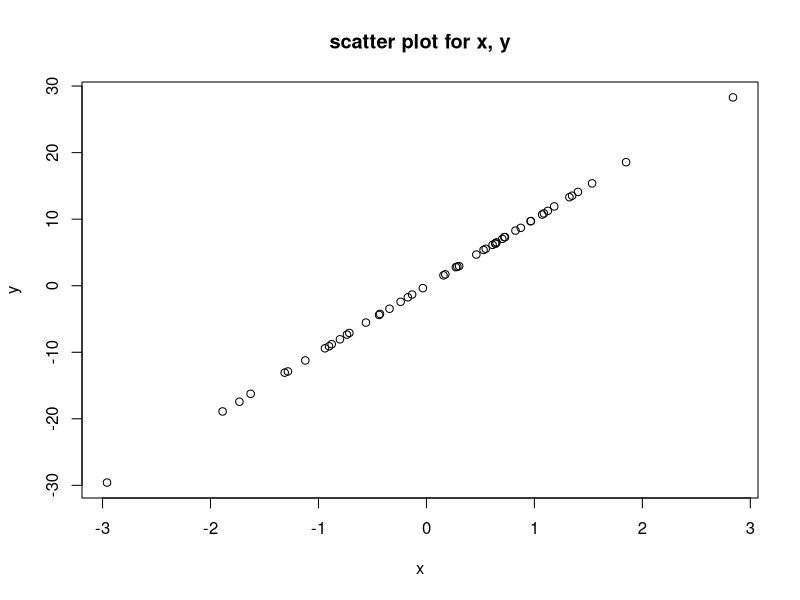
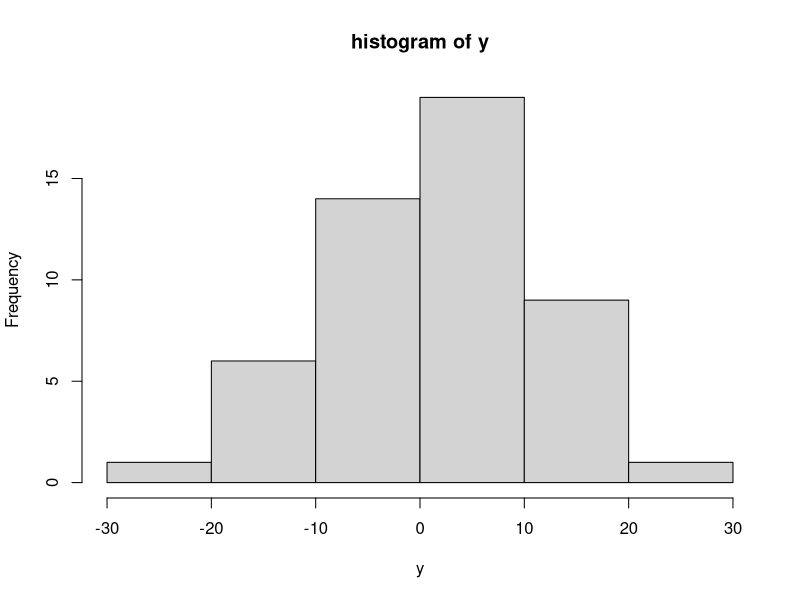
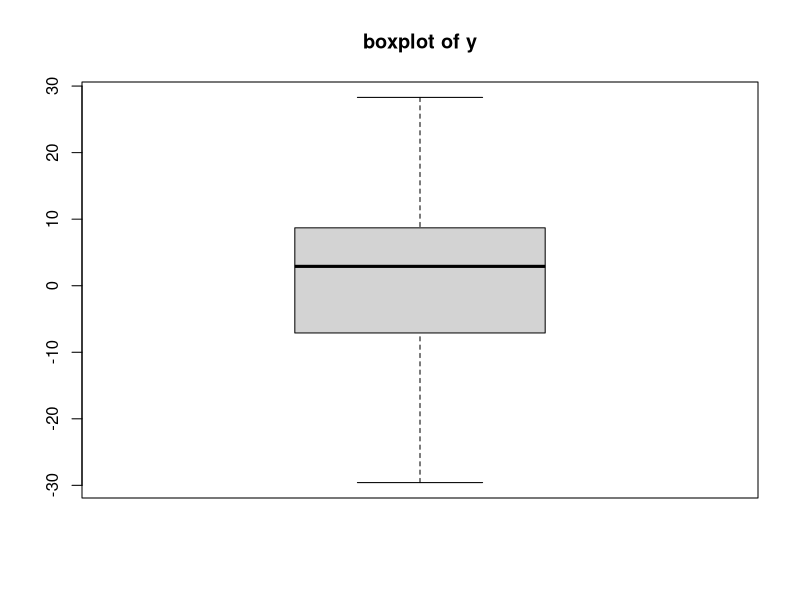

The R script that drew these images, in order:
x = rnorm(50)
mean(x)
sd(x)
median(x)
e = rnorm(50, sd = 0.05)
y = 10 * x + e
plot(x, y, main  = "scatter plot for x, y", xlab = "x", ylab = "y")
hist(y, main = "histogram of y")
boxplot(y, main = "boxplot of y")